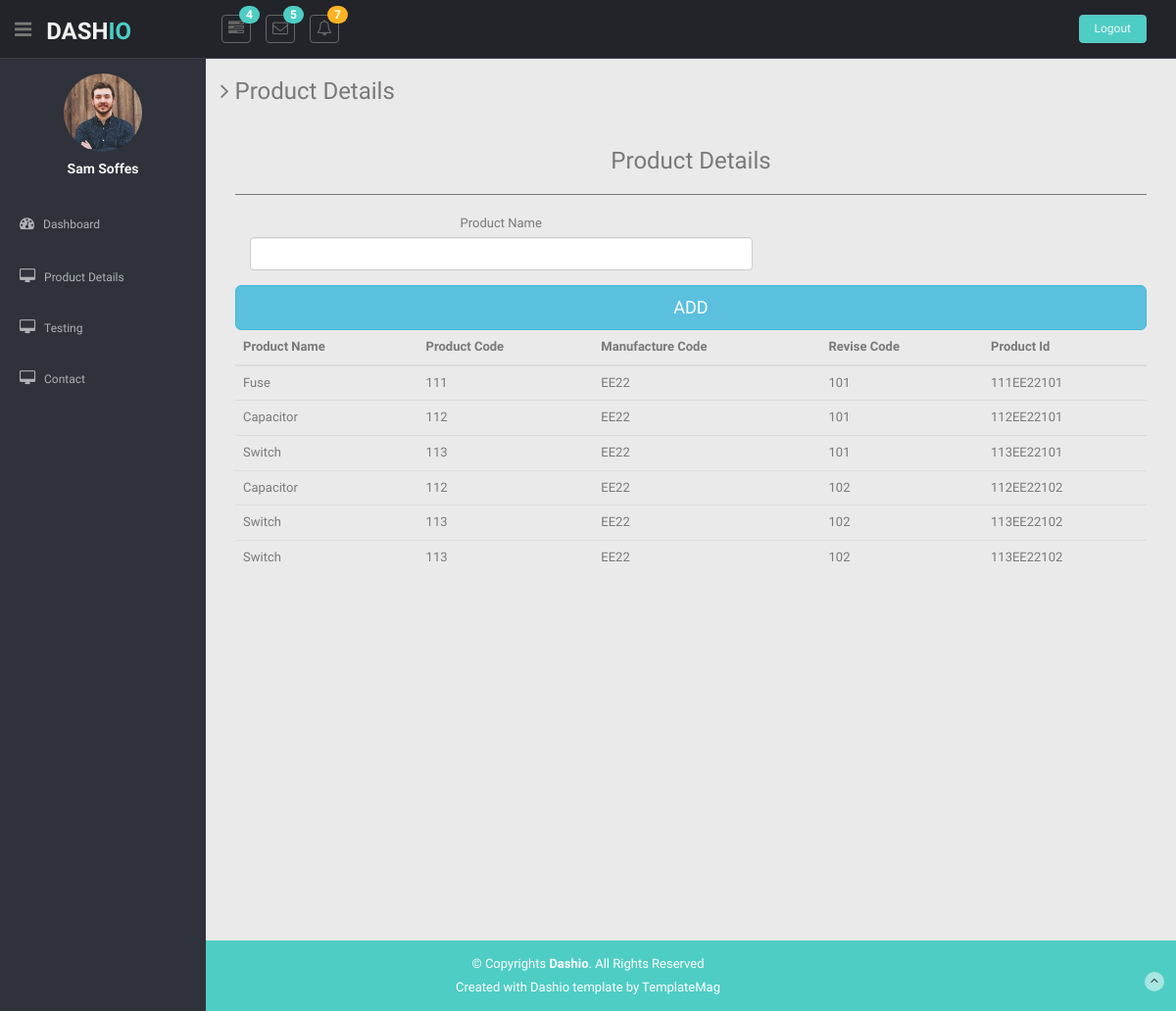
Screenshot of /Manufacturer/addproduct.php with the database file from the repository.
### tables this page shows
CREATE TABLE `productdetails` (
  `id` int(11) NOT NULL,
  `P_name` varchar(225) NOT NULL,
  `P_code` int(11) NOT NULL,
  `M_code` varchar(225) NOT NULL,
  `R_code` int(11) NOT NULL,
  `P_id` varchar(225) NOT NULL
);

### Manufacturer/addproduct.php (the view, shortened to what this page needs)
<?php
include ("DB_connection.php");
?>
<!DOCTYPE html>
<html lang="en">
<head>
  <link href="lib/bootstrap/css/bootstrap.min.css" rel="stylesheet">
  <link href="lib/font-awesome/css/font-awesome.css" rel="stylesheet" />
  <link href="css/style.css" rel="stylesheet">
  <link href="css/style-responsive.css" rel="stylesheet">
</head>
<body>
  <section id="container">
    <header class="header black-bg">
      <div class="sidebar-toggle-box">
        <div class="fa fa-bars tooltips" data-placement="right" data-original-title="Toggle Navigation"></div>
      </div>
      <a href="index.html" class="logo"><b>DASH<span>IO</span></b></a>
      <div class="nav notify-row" id="top_menu">
        <ul class="nav top-menu">
          <li class="dropdown">
            <a data-toggle="dropdown" class="dropdown-toggle" href="index.html#">
              <i class="fa fa-tasks"></i>
              <span class="badge bg-theme">4</span>
              </a>
          </li>
          <li id="header_inbox_bar" class="dropdown">
            <a data-toggle="dropdown" class="dropdown-toggle" href="index.html#">
              <i class="fa fa-envelope-o"></i>
              <span class="badge bg-theme">5</span>
              </a>
          </li>
          <li id="header_notification_bar" class="dropdown">
            <a data-toggle="dropdown" class="dropdown-toggle" href="index.html#">
              <i class="fa fa-bell-o"></i>
              <span class="badge bg-warning">7</span>
              </a>
          </li>
        </ul>
      </div>
      <div class="top-menu">
        <ul class="nav pull-right top-menu">
          <li><a class="logout" href="../Login.php">Logout</a></li>
        </ul>
      </div>
    </header>
    <aside>
      <div id="sidebar" class="nav-collapse ">
        <ul class="sidebar-menu" id="nav-accordion">
          <p class="centered"><a href="index.php"><img src="img/ui-sam.jpg" class="img-circle" width="80"></a></p>
          <h5 class="centered">Sam Soffes</h5>
          <li class="mt">
            <a href="index.php">
              <i class="fa fa-dashboard"></i>
              <span>Dashboard</span>
              </a>
          </li>
          <li class="sub-menu">
            <a href="javascript:;">
              <i class="fa fa-desktop"></i>
              <span>Product Details</span>
              </a>
          </li>
          <li class="sub-menu">
            <a href="javascript:;">
              <i class="fa fa-desktop"></i>
              <span>Testing</span>
              </a>
          </li>
          <li class="sub-menu">
            <a href="javascript:;">
              <i class="fa fa-desktop"></i>
              <span>Contact</span>
              </a>
          </li>
        </ul>
      </div>
    </aside>
    <section id="main-content">
      <section class="wrapper site-min-height">
        <h3><i class="fa fa-angle-right"></i> Product Details </h3>
        <div class="row mt">
          <div class="col-lg-12">
            <div class="main-content">
                <div class="section__content section__content--p30">
                <div class="container-fluid">
                <div class="card-title">
                <h3 class="text-center title-2">Product Details</h3>
                </div>
              <hr>
    <center>
   <form action="" method="post">
    <div class="form-group col-md-7">
   <label class="control-label mb-1">Product Name</label>
   <input name="product" type="text" class="form-control">
     </div>
<button id="payment-button" type="submit" name="btn" class="btn btn-lg btn-info btn-block col-md-2">ADD</button>
            </form>
          </center>
  <br>
  <table class="table table-borderless table-data3">
<thead>
  <tr>
    <th>Product Name</th>
    <th>Product Code</th>
        <th>Manufacture Code</th>
        <th>Revise Code</th>
        <th>Product Id</th>
  </tr>
</thead>
  <tbody>
<?php
$sql2 = "Select * from productdetails";
$result1 = $con->query($sql2);
if($result1->num_rows > 0)
{
while($row2=$result1->fetch_array())
{
  echo "<tr>";
  echo "<td>" . $row2['P_name'] . "</td>";
  echo "<td>" . $row2['P_code'] . "</td>";
  echo "<td>" . $row2['M_code'] .  "</td>";
  echo "<td>" . $row2['R_code'] . "</td>";
  echo "<td>" . $row2['P_id'] . "</td>";
  echo "</tr>";
}
}
else
{
  echo "<script>alert('Record Empty!');</script>";
}
?>
  </tbody>
</table>
          </div>
        </div>
      </div>
    </div>
  </div>
      </section>
    </section>
    <footer class="site-footer">
      <div class="text-center">
        <p>
          &copy; Copyrights <strong>Dashio</strong>. All Rights Reserved
        </p>
        <div class="credits">
          Created with Dashio template by <a href="https://templatemag.com/">TemplateMag</a>
        </div>
        <a href="blank.html#" class="go-top">
          <i class="fa fa-angle-up"></i>
          </a>
      </div>
    </footer>
  </section>
</body>
</html>

### Manufacturer/css/style.css (style rules this page uses)
body { color: #797979; background: #eaeaea; font-family: 'Ruda', sans-serif; padding: 0px !important; margin: 0px !important; font-size:13px; }
ul li { list-style: none; }
a, a:hover, a:focus { text-decoration: none; outline: none; }
#container { width: 100%; height: 100%; }
.bg-theme { background-color: #4ECDC4; }
hr { margin-top: 20px; margin-bottom: 20px; border: 0; border-top: 1px solid #797979; }
.centered { text-align: center; }
.mt { margin-top: 25px; }
ul.top-menu > li > .logout { color: #f2f2f2; font-size: 12px; border-radius: 4px; -webkit-border-radius: 4px; border: 1px solid #64c3c2 !important; padding: 5px 15px; margin-right: 15px; background: #4ECDC4; margin-top: 15px; }
#sidebar { width: 210px; height: 100%; position: fixed; background: #2f323a; }
#sidebar h5 { color: #f2f2f2; font-weight: 700; }
#sidebar ul li { position: relative; }
ul.sidebar-menu , ul.sidebar-menu li ul.sub { margin: -2px 0 0; padding: 0; }
ul.sidebar-menu { margin-top: 75px; }
ul.sidebar-menu li { margin-bottom: 5px; margin-left:10px; margin-right:10px; }
ul.sidebar-menu li.sub-menu { line-height: 15px; }
ul.sidebar-menu li a span { display: inline-block; }
ul.sidebar-menu li a { color: #aeb2b7; text-decoration: none; display: block; padding: 15px 0 15px 10px; font-size: 12px; outline: none; -webkit-transition: all 0.3s ease; -moz-transition: all 0.3s ease; -o-transition: all 0.3s ease; -ms-transition: all 0.3s ease; transition: all 0.3s ease; }
ul.sidebar-menu li a i { font-size: 15px; padding-right: 6px; }
#main-content { margin-left: 210px; }
.header, .footer { min-height: 60px; padding: 0 15px; }
.header { position: fixed; left: 0; right: 0; z-index: 1002; }
.black-bg { background: #22242a; border-bottom: 1px solid #393d46; }
.wrapper { display: inline-block; margin-top: 60px; padding-left: 15px; padding-right: 15px; padding-bottom: 15px; padding-top: 0px; width: 100%; }
a.logo { font-size: 24px; color: #f2f2f2; float: left; margin-top: 15px; text-transform: uppercase; }
a.logo b { font-weight: 900; }
a.logo span { color: #4ECDC4; }
#top_menu .nav > li, ul.top-menu > li { float: left; }
.notify-row { float: left; margin-top: 15px; margin-left: 92px; }
ul.top-menu > li > a { color: #666666; font-size: 16px; border-radius: 4px; -webkit-border-radius: 4px; border:1px solid #666666 !important; padding: 2px 6px; margin-right: 15px; }
.notify-row .badge { position: absolute; right: -10px; top: -10px; z-index: 100; }
.sidebar-toggle-box { float: left; padding-right: 15px; margin-top: 20px; }
.sidebar-toggle-box .fa-bars { cursor: pointer; display: inline-block; font-size: 20px; }
label { font-weight: 400; }
.badge.bg-warning { background: #FCB322; }
.site-footer { background: #4ECDC4; color: #fff; padding: 15px 0; }
.site-footer p { margin-bottom: 5px; }
.credits, .credits a { color: #fff; }
.go-top { margin-right: 1%; margin-top: -25px; float: right; background: rgba(255,255,255,.5); width: 20px; height: 20px; border-radius: 50%; -webkit-border-radius: 50%; }
.go-top i { color: #2A3542; }
.site-min-height { min-height: 900px; }

### rows the page displays
productdetails: P_name "Fuse", P_code "111", M_code "EE22", R_code "101", P "111EE22101"
productdetails: P_name "Capacitor", P_code "112", M_code "EE22", R_code "101", P "112EE22101"
productdetails: P_name "Switch", P_code "113", M_code "EE22", R_code "101", P "113EE22101"
productdetails: P_name "Capacitor", P_code "112", M_code "EE22", R_code "102", P "112EE22102"
productdetails: P_name "Switch", P_code "113", M_code "EE22", R_code "102", P "113EE22102"
productdetails: P_name "Switch", P_code "113", M_code "EE22", R_code "102", P "113EE22102"
